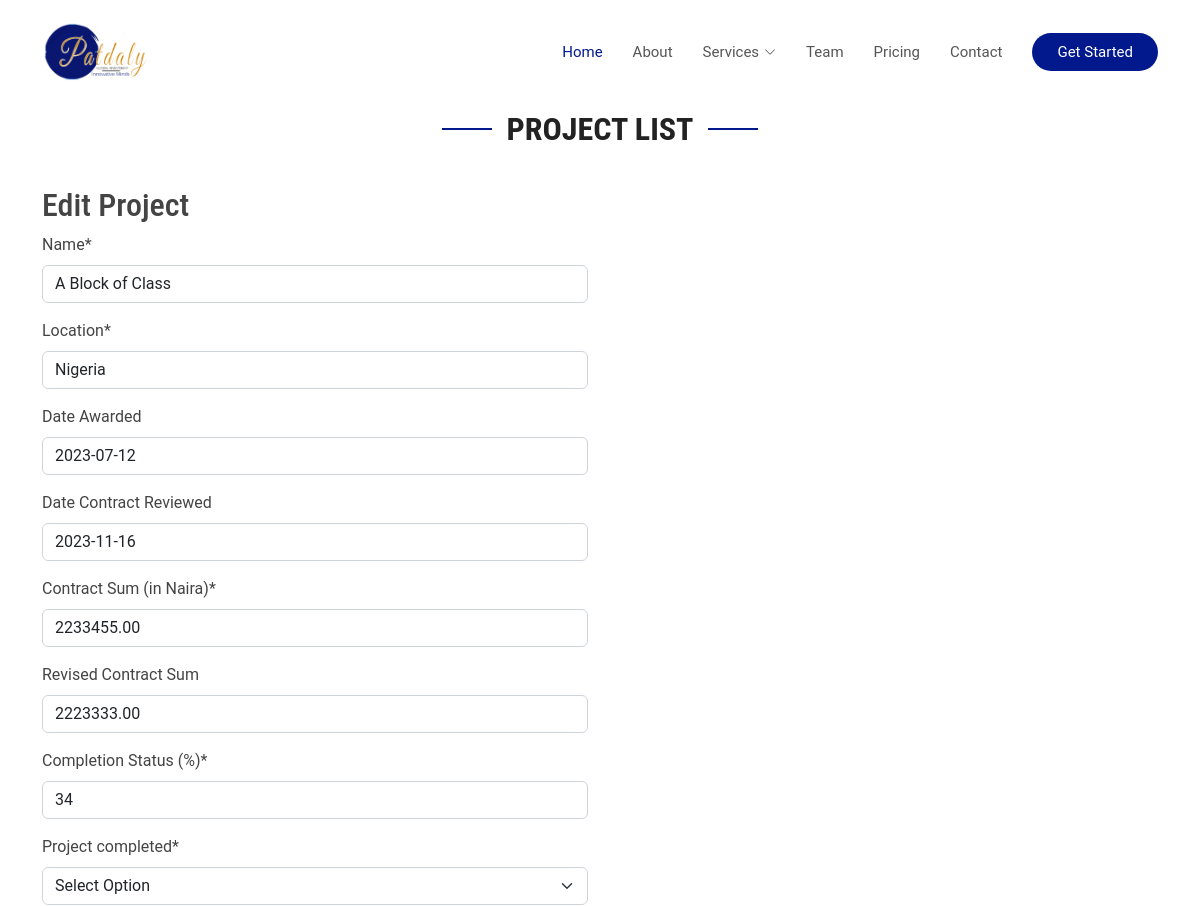
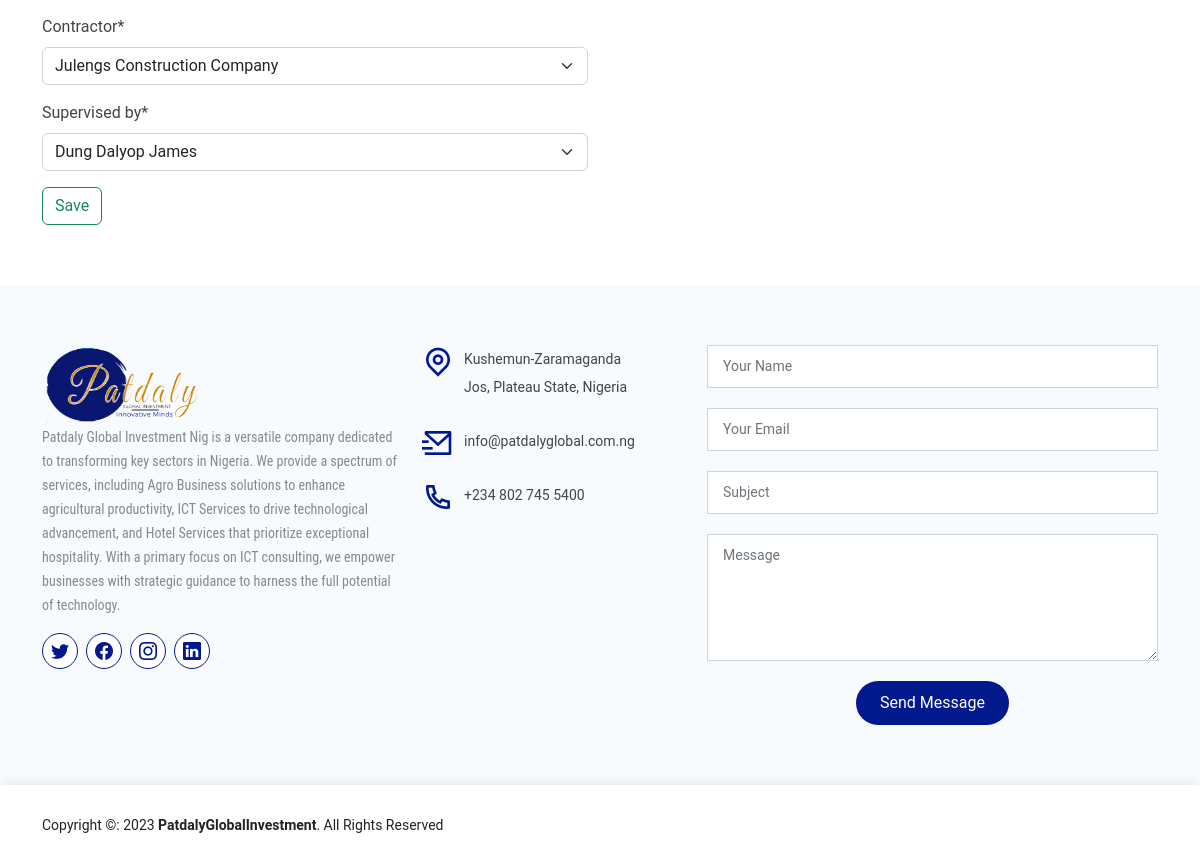
Page /projects/1/edit/ on the committed database (2 pictures, top to bottom).
### patdalyapp/models.py (models this page shows, shortened)
class Project(models.Model):
    status_option = (
        ('', 'Select Option'),
        ('1', 'Yes'),
        ('2', 'No'),
    )
    name = models.CharField(max_length=255)
    code = models.CharField(max_length=20, unique=True, verbose_name='Code', editable=False)
    location = models.CharField(max_length=255)
    date_awarded = models.DateField(verbose_name='Date Awarded', null=True, blank=True, default=True)
    date_contract_reviewed = models.DateField(verbose_name='Date Contract Reviewed', null=True, blank=True)
    contract_sum = models.DecimalField(max_digits=15, decimal_places=2, verbose_name='Contract Sum (in Naira)')
    revised_contract_sum = models.DecimalField(max_digits=15, decimal_places=2, verbose_name='Revised Contract Sum', null=True, blank=True)
    completion_status = models.PositiveIntegerField(
        validators=[MinValueValidator(0), MaxValueValidator(100)],
        verbose_name='Completion Status (%)'
    )
    project_completed = models.CharField(max_length=4, choices=status_option)
    contractor = models.ForeignKey(Contractor, on_delete=models.CASCADE, verbose_name='Contractor')
    supervisor = models.ForeignKey(Supervisor, on_delete=models.CASCADE, verbose_name='Supervised by')

class Contractor(models.Model):
    name = models.CharField(max_length=255)
    address = models.TextField()
    phone_number = models.CharField(max_length=15, help_text='Enter phone number in the format +2348012345678', unique=True, verbose_name='Phone Number')
    rc_number = models.CharField(max_length=20, help_text='Enter RC Number in the format BN12345', unique=True, verbose_name='RC Number')
    def __str__(self):
        return self.name

class Supervisor(models.Model):
    name = models.CharField(max_length=255)
    department = models.CharField(max_length=255)
    id_number = models.CharField(max_length=20, unique=True, verbose_name='ID Number')
    def __str__(self):
        return self.name

### patdalyapp/views.py (the view)
# urls.py: path('projects/<int:pk>/edit/', project_edit, name='project_edit'),
def project_edit(request, pk):
    project = get_object_or_404(Project, pk=pk)
    if request.method == 'POST':
        form = ProjectForm(request.POST, instance=project)
        if form.is_valid():
            form.save()
            return redirect('project_list')
    else:
        form = ProjectForm(instance=project)
    return render(request, 'pms/project_form.html', {'form': form, 'title': 'Edit Project'})

### patdalyapp/forms.py
class ProjectForm(forms.ModelForm):
    class Meta:
        model = Project
        fields = '__all__'

### patdalyapp/templates/pms/project_form.html (shortened to what this page needs)
{% extends 'patdalyapp/base.html' %}
{% load static %}
{% load crispy_forms_tags %}
{% block content %}
    <section id="about" class="about">
    <div class="container">
        <div class="section-title" data-aos="fade-up">
            <h2>Project List</h2>
        </div>
        <div class="row content">
            <div class="col-lg-6" data-aos="fade-up" data-aos-delay="150">
    <h2>{{ title }}</h2>
    <form method="post" action="">
        {{ form | crispy }}
        <button type="submit" class="btn btn-outline-success">Save</button>
    </form>
</div>
        </div>
    </div>
</section>
{% endblock %}

### patdalyapp/templates/patdalyapp/base.html (shortened to what this page needs)
<!DOCTYPE html>
{% load static %}
<html lang="en">
<head>
  <link href="{% static 'patdalyapp/assets/vendor/aos/aos.css' %}" rel="stylesheet">
  <link href="{% static 'patdalyapp/assets/vendor/bootstrap/css/bootstrap.min.css' %}" rel="stylesheet">
  <link href="{% static 'patdalyapp/assets/vendor/bootstrap-icons/bootstrap-icons.css' %}" rel="stylesheet">
  <link href="{% static 'patdalyapp/assets/vendor/boxicons/css/boxicons.min.css' %}" rel="stylesheet">
  <link href="{% static 'patdalyapp/assets/vendor/glightbox/css/glightbox.min.css' %}" rel="stylesheet">
  <link href="{% static 'patdalyapp/assets/vendor/remixicon/remixicon.css' %}" rel="stylesheet">
  <link href="{% static 'patdalyapp/assets/vendor/swiper/swiper-bundle.min.css' %}" rel="stylesheet">
  <link href="{% static 'patdalyapp/assets/css/style.css' %}" rel="stylesheet">
</head>
<body>
  <header id="header" class="fixed-top d-flex align-items-center">
    <div class="container d-flex align-items-center justify-content-between">
      <div class="logo">
        <a href="{% url 'index' %}"><img src="{% static 'patdalyapp/assets/img/logo.png' %}" alt="" class="img-fluid"></a>
      </div>
      <nav id="navbar" class="navbar">
        <ul>
          <li><a class="nav-link scrollto active" href="{% url 'index' %}">Home</a></li>
          <li><a class="nav-link scrollto" href="{% url 'about' %}">About</a></li>
          <li class="dropdown"><a href="{% url 'services' %}"><span>Services</span> <i class="bi bi-chevron-down"></i></a>
          </li>
          <li><a class="nav-link scrollto" href="{% url 'team' %}">Team</a></li>
          <li><a class="nav-link scrollto" href="{% url 'pricing' %}">Pricing</a></li>
          <li><a class="nav-link scrollto" href="{% url 'contact' %}">Contact</a></li>
          <li><a class="getstarted scrollto" href="#about">Get Started</a></li>
        </ul>
      </nav>
    </div>
  </header>
<main id="main">
{% block content %} {% endblock %}
    <section id="contact" class="contact section-bg">
      <div class="container">
        <div class="row">
          <div class="col-lg-4 col-md-6" data-aos-delay="100">
            <div class="contact-about">
              <div class="logo">
                <a href="index.html"><img src="{% static 'patdalyapp/assets/img/logo.png' %}" alt="" class="img-fluid" style="width:160px;height:80px;"></a>
              </div>
              <p>Patdaly Global Investment Nig is a versatile company dedicated to transforming key sectors in Nigeria. We provide a spectrum of services, including Agro Business solutions to enhance agricultural productivity, ICT Services to drive technological advancement, and Hotel Services that prioritize exceptional hospitality. With a primary focus on ICT consulting, we empower businesses with strategic guidance to harness the full potential of technology.</p>
              <div class="social-links">
                <a href="#" class="twitter"><i class="bi bi-twitter"></i></a>
                <a href="#" class="facebook"><i class="bi bi-facebook"></i></a>
                <a href="#" class="instagram"><i class="bi bi-instagram"></i></a>
                <a href="#" class="linkedin"><i class="bi bi-linkedin"></i></a>
              </div>
            </div>
          </div>
          <div class="col-lg-3 col-md-6 mt-4 mt-md-0" data-aos-delay="200">
            <div class="info">
              <div>
                <i class="ri-map-pin-line"></i>
                <p>Kushemun-Zaramaganda<br>Jos, Plateau State, Nigeria</p>
              </div>
              <div>
                <i class="ri-mail-send-line"></i>
                <p>info@patdalyglobal.com.ng</p>
              </div>
              <div>
                <i class="ri-phone-line"></i>
                <p>+234 802 745 5400</p>
              </div>
            </div>
          </div>
          <div class="col-lg-5 col-md-12" data-aos-delay="300">
            <form action="forms/contact.php" method="post" role="form" class="php-email-form">
              <div class="form-group">
                <input type="text" name="name" class="form-control" id="name" placeholder="Your Name" required>
              </div>
              <div class="form-group">
                <input type="email" class="form-control" name="email" id="email" placeholder="Your Email" required>
              </div>
              <div class="form-group">
                <input type="text" class="form-control" name="subject" id="subject" placeholder="Subject" required>
              </div>
              <div class="form-group">
                <textarea class="form-control" name="message" rows="5" placeholder="Message" required></textarea>
              </div>
              <div class="text-center"><button type="submit">Send Message</button></div>
            </form>
          </div>
        </div>
      </div>
    </section>
  <footer id="footer">
    <div class="container">
      <div class="row d-flex align-items-center">
        <div class="copyright">
            Copyright &copy: {% now “Y” %} <strong>PatdalyGlobalInvestment</strong>. All Rights Reserved
          </div>
      </div>
    </div>
  </footer>
</body>
</html>

### patdalyapp/static/patdalyapp/assets/css/style.css (style rules this page uses)
body { font-family: "Roboto", sans-serif; color: #444444; }
a { color: #02198e; text-decoration: none; }
h1, h2, h3, h4, h5, h6 { font-family: "Roboto Condensed", sans-serif; }
#header { z-index: 997; transition: all 0.5s; padding: 22px 0; background: #fff; }
#header .logo img { padding: 0; margin: 0; max-height: 60px; }
.navbar { padding: 0; }
.navbar ul { margin: 0; padding: 0; display: flex; list-style: none; align-items: center; }
.navbar li { position: relative; }
.navbar a, .navbar a:focus { display: flex; align-items: center; justify-content: space-between; padding: 10px 0 10px 30px; font-size: 15px; font-weight: 400; color: #555555; white-space: nowrap; transition: 0.3s; }
.navbar a i, .navbar a:focus i { font-size: 12px; line-height: 0; margin-left: 5px; }
.navbar a:hover, .navbar .active, .navbar .active:focus, .navbar li:hover>a { color: #02198e; }
.navbar .getstarted, .navbar .getstarted:focus { background: #02198E; padding: 8px 25px; margin-left: 30px; border-radius: 50px; color: #fff; }
section { padding: 60px 0; overflow: hidden; }
.section-bg { background-color: #f7fbfe; }
.section-title { text-align: center; padding-bottom: 30px; margin-top: 50px; }
.section-title h2 { font-size: 32px; font-weight: bold; text-transform: uppercase; position: relative; color: #222222; }
.section-title h2::before, .section-title h2::after { content: ""; width: 50px; height: 2px; background: #02198e; display: inline-block; }
.section-title h2::before { margin: 0 15px 10px 0; }
.section-title h2::after { margin: 0 0 10px 15px; }
.contact .contact-about p { font-size: 14px; line-height: 24px; font-family: "Roboto Condensed", sans-serif; color: #888; }
.contact .social-links { padding-bottom: 20px; }
.contact .social-links a { font-size: 18px; display: inline-block; background: #fff; color: #02198e; line-height: 1; padding: 8px 0; margin-right: 4px; border-radius: 50%; text-align: center; width: 36px; height: 36px; transition: 0.3s; border: 1px solid #02198e; }
.contact .info { color: #444444; }
.contact .info i { font-size: 32px; color: #02198e; float: left; line-height: 1; }
.contact .info p { padding: 0 0 10px 42px; line-height: 28px; font-size: 14px; }
.contact .php-email-form .form-group { margin-bottom: 20px; }
.contact .php-email-form input, .contact .php-email-form textarea { border-radius: 0; box-shadow: none; font-size: 14px; padding: 10px 15px; }
.contact .php-email-form button[type=submit] { background: #02198e; border: 0; padding: 10px 24px; color: #fff; transition: 0.4s; border-radius: 50px; }
#footer { background: #fff; box-shadow: 0px 0px 12px 0px rgba(0, 0, 0, 0.1); padding: 30px 0; color: #222222; font-size: 14px; }

### rows in the picture
Project: name "A Block of Class", location "Nigeria", date_awarded "2023-07-12", date_contract_reviewed "2023-11-16", contract_sum "2233455.00", revised_contract_sum "2223333.00", completion_status "34", project_completed "Select Option", contractor "Julengs Construction Company", supervisor "Dung Dalyop James"

### other values in the picture
{{ title }} "Edit Project"
